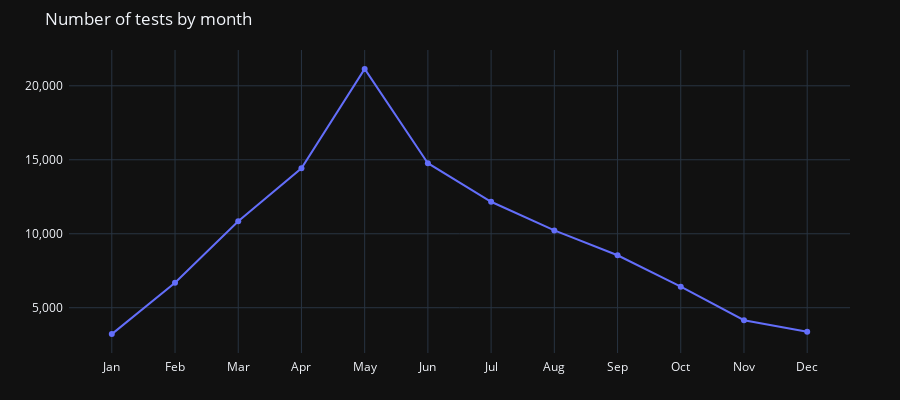

The cell this chart's notebook holds for it:
### Code cell
fig = px.line(tests_by_month, x='month', y='test_num', title="Number of tests by month", markers=True)
fig.update_layout(xaxis_title='',
                  # yaxis_title='',
                  yaxis=dict(
                             title='',
                             tickformat=',.0f'),
                  # autosize=True,
                  width=900,
                  height=400,
                  margin=dict(l=10, r=50, t=50, b=0, pad=5)
    )
fig.show()

### Figure 1 — Plotly figure (JSON) as saved in the notebook; plotly's stock layout.template omitted (floating-point values rounded to 4 significant figures)
{"data": [{"hovertemplate": "month=%{x}<br>test_num=%{y}<extra></extra>", "legendgroup": "", "line": {"color": "#636efa", "dash": "solid"}, "marker": {"symbol": "circle"}, "mode": "lines+markers", "name": "", "orientation": "v", "showlegend": false, "type": "scatter", "x": ["Jan", "Feb", "Mar", "Apr", "May", "Jun", "Jul", "Aug", "Sep", "Oct", "Nov", "Dec"], "xaxis": "x", "y": [3218, 6693, 10847, 14420, 21142, 14768, 12164, 10224, 8548, 6421, 4159, 3382], "yaxis": "y"}], "layout": {"height": 400, "legend": {"tracegroupgap": 0}, "margin": {"b": 0, "l": 10, "pad": 5, "r": 50, "t": 50}, "title": {"text": "Number of tests by month"}, "width": 900, "xaxis": {"anchor": "y", "domain": [0, 1], "title": {"text": ""}}, "yaxis": {"anchor": "x", "domain": [0, 1], "tickformat": ",.0f", "title": {"text": ""}}}}
